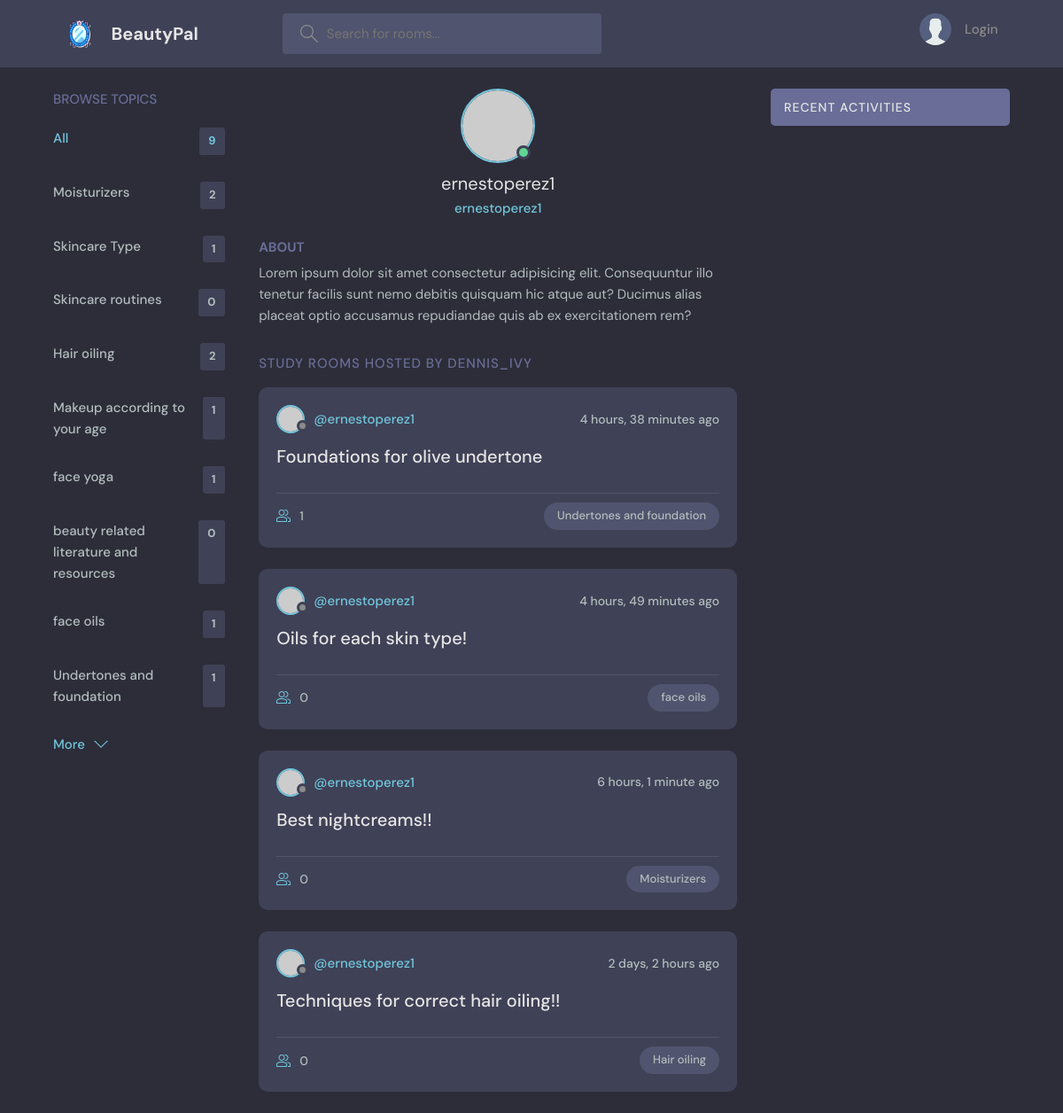
Screenshot of /profile/6/ with the database file from the repository.
### beautypal/models.py (models this page shows, shortened)
class Topic(models.Model):
    name = models.CharField(max_length=200)

class Room(models.Model):
    host = models.ForeignKey(User, on_delete= models.SET_NULL, null = True)
    topic = models.ForeignKey(Topic, on_delete= models.SET_NULL, null = True)
    name = models.CharField(max_length=200)
    description = models.TextField(null=True, blank=True)
    participants = models.ManyToManyField(User, related_name='participants', blank = True)
    updated = models.DateTimeField(auto_now=True)
    created = models.DateTimeField(auto_now_add=True)
    class Meta:
        ordering = [ '-updated', '-created']

### beautypal/views.py (the view)
# urls.py: path('profile/<str:pk>/', views.userProfile, name="user-profile"),
def userProfile(request, pk):
    user = User.objects.get(id=pk)
    rooms = user.room_set.all()
    room_messages = user.message_set.all()
    topics = Topic.objects.all()
    context = {'user': user, 'rooms': rooms,
               'room_messages': room_messages, 'topics': topics}
    return render(request, 'beautypal/profile.html', context)

### beautypal/templates/beautypal/profile.html (shortened to what this page needs)
{% extends 'main.html' %}
{% block content %}
<main class="profile-page layout layout--3">
  <div class="container">
    {% include 'beautypal/topics_component.html' %}
    <div class="roomList">
      <div class="profile">
        <div class="profile__avatar">
          <div class="avatar avatar--large active">
            <img src="https://randomuser.me/api/portraits/men/11.jpg" />
          </div>
        </div>
        <div class="profile__info">
          <h3>{{user.username}}</h3>
          <p>{{user.username}}</p>
        </div>
        <div class="profile__about">
          <h3>About</h3>
          <p>
            Lorem ipsum dolor sit amet consectetur adipisicing elit. Consequuntur illo tenetur
            facilis sunt nemo debitis quisquam hic atque aut? Ducimus alias placeat optio
            accusamus repudiandae quis ab ex exercitationem rem?
          </p>
        </div>
      </div>
      <div class="roomList__header">
        <div>
          <h2>Study Rooms Hosted by dennis_ivy</a>
          </h2>
        </div>
      </div>
      {% include 'beautypal/feed_component.html' %}
    </div>
    {% include 'beautypal/activity_component.html' %}
  </div>
</main>
{% endblock content %}

### beautypal/templates/beautypal/topics_component.html
<div class="topics">
    <div class="topics__header">
        <h2>Browse Topics</h2>
    </div>
    <ul class="topics__list">
        <li>
            <a href="{% url 'home' %}" class="active">All <span>{{topics.count}}</span></a>
        </li>
        {% for topic in topics %}
        <li>
            <a href="{% url 'home' %}?q={{topic.name}}">{{topic.name}}<span>{{topic.room_set.all.count}}</span></a>
        </li>
        {% endfor %}
    </ul>
    <a class="btn btn--link" href="{% url 'topics' %}">
        More
        <svg version="1.1" xmlns="http://www.w3.org/2000/svg" width="32" height="32" viewBox="0 0 32 32">
            <title>chevron-down</title>
            <path d="M16 21l-13-13h-3l16 16 16-16h-3l-13 13z"></path>
        </svg>
    </a>
</div>

### beautypal/templates/beautypal/feed_component.html (shortened to what this page needs)
{% for room in rooms %}
<div class="roomListRoom">
    <div class="roomListRoom__header">
        <a href="{% url 'user-profile' room.host.id %}" class="roomListRoom__author">
            <div class="avatar avatar--small">
                <img src="https://randomuser.me/api/portraits/women/11.jpg" />
            </div>
            <span>@{{room.host.username}}</span>
        </a>
        <div class="roomListRoom__actions">
            <span>{{room.created|timesince}} ago</span>
        </div>
    </div>
    <div class="roomListRoom__content">
        <a href="{% url 'room' room.id %}">{{room.name}}</a>
    </div>
    <div class="roomListRoom__meta">
        <a href="{% url 'room' room.id %}"class="roomListRoom__joined">
            {{room.participants.all.count}}
        </a>
        <p class="roomListRoom__topic">{{room.topic.name}}</p>
    </div>
</div>
{% endfor %}

### rows the page displays
Topic: name "Moisturizers", room_set.all.count "2"
Topic: name "Skincare Type", room_set.all.count "1"
Topic: name "Skincare routines", room_set.all.count "0"
Topic: name "Hair oiling", room_set.all.count "2"
Topic: name "Makeup according to your age", room_set.all.count "1"
Topic: name "face yoga", room_set.all.count "1"
Topic: name "beauty related literature and resources", room_set.all.count "0"
Topic: name "face oils", room_set.all.count "1"
Topic: name "Undertones and foundation", room_set.all.count "1"
Room: host.username "ernestoperez1", created "4 hours, 38 minutes", name "Foundations for olive undertone", participants.all.count "1", topic.name "Undertones and foundation"
Room: host.username "ernestoperez1", created "4 hours, 49 minutes", name "Oils for each skin type!", participants.all.count "0", topic.name "face oils"
Room: host.username "ernestoperez1", created "6 hours, 1 minute", name "Best nightcreams!!", participants.all.count "0", topic.name "Moisturizers"
Room: host.username "ernestoperez1", created "2 days, 2 hours", name "Techniques for correct hair oiling!!", participants.all.count "0", topic.name "Hair oiling"

### other values shown
{{ topics.count }} "9"
{{ user.username }} "ernestoperez1"
